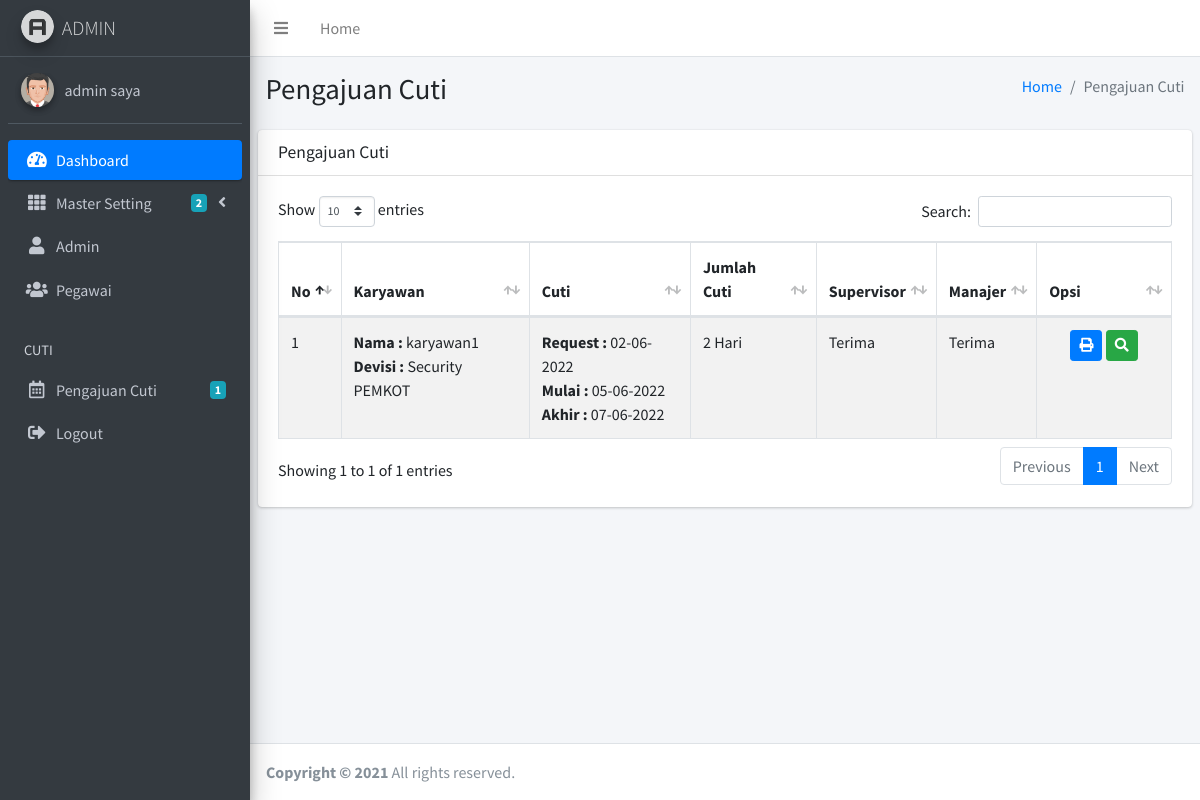
The app's page /admin/cuti.php (signed in) with its own data.
### tables this page shows
CREATE TABLE `tbl_cuti` (
  `cuti_id` int(11) NOT NULL,
  `cuti_devisi` int(11) NOT NULL,
  `cuti_jenis` int(11) NOT NULL,
  `cuti_pegawai` int(11) NOT NULL,
  `cuti_tanggal` date NOT NULL,
  `cuti_dari` date NOT NULL,
  `cuti_sampai` date NOT NULL,
  `cuti_jumlah` int(11) NOT NULL,
  `cuti_alasan` varchar(100) NOT NULL,
  `cuti_alamat` varchar(100) DEFAULT NULL,
  `cuti_supervisor` int(11) DEFAULT NULL,
  `cuti_status_supervisor` varchar(100) DEFAULT NULL,
  `cuti_keterangan_supervisor` varchar(100) DEFAULT NULL,
  `cuti_manajer` int(11) DEFAULT NULL,
  `cuti_status_manajer` varchar(100) DEFAULT NULL,
  `cuti_keterangan_manajer` varchar(100) DEFAULT NULL
);

CREATE TABLE `tbl_karyawan` (
  `karyawan_id` int(11) NOT NULL,
  `karyawan_devisi` int(11) NOT NULL,
  `karyawan_nip` int(11) NOT NULL,
  `karyawan_nama` varchar(50) NOT NULL,
  `karyawan_jabatan` varchar(100) NOT NULL,
  `karyawan_alamat` varchar(100) NOT NULL,
  `karyawan_kelamin` varchar(20) NOT NULL,
  `karyawan_kontak` varchar(15) NOT NULL,
  `karyawan_username` varchar(50) NOT NULL,
  `karyawan_password` varchar(100) NOT NULL,
  `karyawan_foto` varchar(100) NOT NULL,
  `karyawan_tanda_tangan` varchar(255) DEFAULT NULL
);

CREATE TABLE `tbl_devisi` (
  `devisi_id` int(11) NOT NULL,
  `devisi_nama` varchar(100) NOT NULL
);

### admin/cuti.php (the view, shortened to what this page needs)
<?php include 'header.php'; ?>
<div class="content-wrapper">
	<section class="content-header">
		<div class="container-fluid">
			<div class="row mb-2">
				<div class="col-sm-6">
					<h1>Pengajuan Cuti</h1>
				</div>
				<div class="col-sm-6">
					<ol class="breadcrumb float-sm-right">
						<li class="breadcrumb-item"><a href="index.php">Home</a></li>
						<li class="breadcrumb-item active">Pengajuan Cuti</li>
					</ol>
				</div>
			</div>
		</div>
	</section>
	<section class="content">
		<div class="row">
			<div class="col-12">
				<div class="card">
					<div class="card-header">
						<h3 class="card-title">Pengajuan Cuti</h3>
					</div>
					<div class="card-body">
						<div class="table-responsive">
							<table id="example1" class="table table-bordered table-striped">
								<thead>
									<tr>
										<th width="1%">No</th>
										<th>Karyawan</th>
										<th>Cuti</th>
										<th>Jumlah Cuti</th>
										<th>Supervisor</th>
										<th>Manajer</th>
										<th width="15%">Opsi</th>
									</tr>
								</thead>
								<tbody>
									<?php
									$no=1;
									$data = mysqli_query($koneksi,"select * from tbl_cuti,tbl_karyawan,tbl_devisi where cuti_pegawai=karyawan_id and cuti_devisi=devisi_id");
									while($d = mysqli_fetch_array($data)){
										?>
										<tr>
											<td><?php echo $no++; ?></td>
											<td>
												<b>Nama : </b><?php echo $d['karyawan_nama'] ?><br>
												<b>Devisi : </b><?php echo $d['devisi_nama'] ?>
											</td>
											<td>
												<b>Request : </b><?php echo date('d-m-Y', strtotime($d['cuti_tanggal'])) ?><br>
												<b>Mulai : </b><?php echo date('d-m-Y', strtotime($d['cuti_dari'])) ?><br>
												<b>Akhir : </b><?php echo date('d-m-Y', strtotime($d['cuti_sampai'])) ?>
											</td>
											<td>
												<?php
												echo $d['cuti_jumlah']." Hari";
												?>
											</td>
											<td><?php echo $d['cuti_status_supervisor'] ?></td>
											<td><?php echo $d['cuti_status_manajer'] ?></td>
											<td>
												<center>
													<?php
													if($d['cuti_status_manajer'] !=""){
														?>
														<a href="cuti_print.php?id=<?php echo $d['cuti_id'] ?>" class="btn btn-sm btn-primary" target="_blank"><i class="fas fa-print"></i></a>
														<?php
													}else{
													}
													?>
													<a href="cuti_detail.php?id=<?php echo $d['cuti_id'] ?>" class="btn btn-sm btn-success"><i class="fas fa-search"></i></a>
												</center>
											</td>
										</tr>
										<?php
									}
									?>
								</tbody>
							</table>
						</div>
					</div>
				</div>
			</div>
		</div>
	</section>
</div>
<?php include 'footer.php'; ?>

### admin/header.php (shortened to what this page needs)
<!DOCTYPE html>
<html>
<head>
  <link rel="stylesheet" href="../plugins/fontawesome-free/css/all.min.css">
  <link rel="stylesheet" href="https://code.ionicframework.com/ionicons/2.0.1/css/ionicons.min.css">
  <link rel="stylesheet" href="../plugins/tempusdominus-bootstrap-4/css/tempusdominus-bootstrap-4.min.css">
  <link rel="stylesheet" href="../plugins/icheck-bootstrap/icheck-bootstrap.min.css">
  <link rel="stylesheet" href="../plugins/jqvmap/jqvmap.min.css">
  <link rel="stylesheet" href="../plugins/datatables-bs4/css/dataTables.bootstrap4.css">
  <link rel="stylesheet" href="../dist/css/adminlte.min.css">
  <link rel="stylesheet" href="../plugins/overlayScrollbars/css/OverlayScrollbars.min.css">
  <link rel="stylesheet" href="../plugins/daterangepicker/daterangepicker.css">
  <link rel="stylesheet" href="../plugins/summernote/summernote-bs4.css">
</head>
  <?php include '../koneksi.php'; ?>
<body class="hold-transition sidebar-mini layout-fixed">
<div class="wrapper">
  <nav class="main-header navbar navbar-expand navbar-white navbar-light">
    <ul class="navbar-nav">
      <li class="nav-item">
        <a class="nav-link" data-widget="pushmenu" href="#"><i class="fas fa-bars"></i></a>
      </li>
      <li class="nav-item d-none d-sm-inline-block">
        <a href="index.php" class="nav-link">Home</a>
      </li>
    </ul>
  </nav>
  <aside class="main-sidebar sidebar-dark-primary elevation-4">
    <a href="index.php" class="brand-link">
      <img src="../dist/img/AdminLTELogo.png" alt="AdminLTE Logo" class="brand-image img-circle elevation-3"
           style="opacity: .8">
      <span class="brand-text font-weight-light">ADMIN</span>
    </a>
    <?php
    $saya = $_SESSION['id'];
    $data = mysqli_query($koneksi,"select * from tbl_admin where admin_id='$saya'");
    $d = mysqli_fetch_assoc($data);
    ?>
    <div class="sidebar">
      <div class="user-panel mt-3 pb-3 mb-3 d-flex">
        <div class="image">
          <?php
          if($d['admin_foto']=="admin_foto.png"){
            ?>
            <img src="../dist/img/admin_foto.png" class="img-circle elevation-2" alt="User Image">
            <?php
          }else{
            ?>
            <img src="../gambar/user/<?php echo $d['admin_foto'] ?>" class="img-circle elevation-2" alt="User Image">
            <?php
          }
          ?>
        </div>
        <div class="info">
          <a href="index.php" class="d-block"><?php echo $d['admin_nama'] ?></a>
        </div>
      </div>
      <nav class="mt-2">
        <ul class="nav nav-pills nav-sidebar flex-column" data-widget="treeview" role="menu" data-accordion="false">
          <li class="nav-item has-treeview menu-open">
            <a href="index.php" class="nav-link active">
              <i class="nav-icon fas fa-tachometer-alt"></i>
              <p>
                Dashboard
              </p>
            </a>
          </li>
          <li class="nav-item has-treeview">
            <a href="#" class="nav-link">
              <i class="nav-icon fas fa-th"></i>
              <p>
                Master Setting
                <i class="fas fa-angle-left right"></i>
                <span class="badge badge-info right">2</span>
              </p>
            </a>
          </li>
          <li class="nav-item has-treeview">
          <a href="admin.php" class="nav-link">
            <i class="nav-icon fas fa-user"></i>
              <p>
                Admin
              </p>
          </a>
          </li>
          <li class="nav-item has-treeview">
          <a href="karyawan.php" class="nav-link">
            <i class="nav-icon fas fa-users"></i>
              <p>
                Pegawai
              </p>
          </a>
          </li>
          <li class="nav-header">CUTI</li>
          <li class="nav-item">
            <a href="cuti.php" class="nav-link">
              <i class="nav-icon far fa-calendar-alt"></i>
              <p>
                 <?php
                $cuti = mysqli_query($koneksi,"select * from tbl_cuti");
                $ct = mysqli_num_rows($cuti);
                ?>
                Pengajuan Cuti
                <span class="badge badge-info right"><?php echo $ct ?></span>
              </p>
            </a>
          </li>
           <li class="nav-item">
            <a href="logout.php" class="nav-link">
              <i class="nav-icon fas fa-sign-out-alt"></i>
              <p>
                Logout
              </p>
            </a>
          </li>
        </ul>
      </nav>
    </div>
  </aside>

### records on screen
tbl_cuti: tbl_karyawan.karyawan_nama "karyawan1", tbl_devisi.devisi_nama "Security PEMKOT", cuti_tanggal "02-06-2022", cuti_dari "05-06-2022", cuti_sampai "07-06-2022", cuti_jumlah "2", cuti_status_supervisor "Terima", cuti_status_manajer "Terima"

### other values on screen
$d['admin_nama'] "admin saya"
$ct "1"
